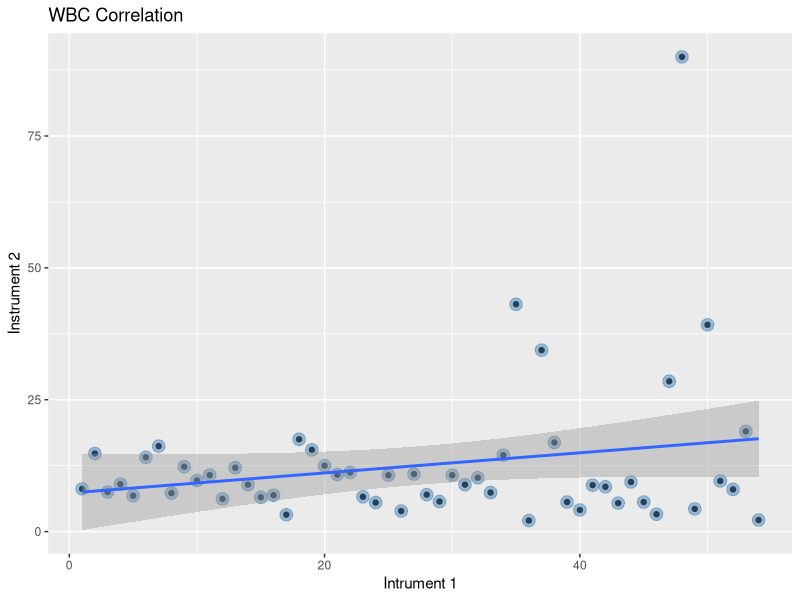

Write the R code that produced this figure. (Note: this script raises an error after producing the figure.)
# Machine Correlation or Hematology Department
# Author : Felix Barangan, MS, RN, MLS(ASCP)

install.packages("broman")
install.packages("dplyr")
install.packages("stats")

library(dplyr)
library(ggplot2)
library(stats)


getwd()

x <- read.csv("Instrument1.csv")
y <- read.csv("Instrument2.csv")

x_DF <- tbl_df(x)
y_DF <- tbl_df(y)

cv <- function(mean,sd){
        (sd/mean) *100
}


cnamesx <- names(x)
# add Instrument "X" to header to indicate instrument 1

for (i in seq_along(cnamesx)) {
        colnames(x_DF)[i] <- paste(cnamesx[i],"Intrument1", sep = "")
        colnames(x_DF)[1] = "sample"
}

# add Instrument "X" to header to indicate instrument 1

for (i in seq_along(cnamesx)) {
        colnames(y_DF)[i] <- paste(cnamesx[i],"Instrument2", sep = ".")
        colnames(y_DF)[1] = "sample"
}

mergeData_ <- merge(x_DF, y_DF, by = "sample")


g <- qplot( WBCIntrument1, WBC.Instrument2, data = mergeData_ )

p  <- g + geom_point(color = "steelblue", size= 4, alpha = 1/2) + geom_smooth(method = "lm") + labs (title = paste(names(x)[2], "Correlation", sep = " ")) + labs(x = "Intrument 1") + labs(y = "Instrument 2")
print(p)

# Calculating Error index
# will need to consider this 0.15 as possible user input
EI <- mergeData_ %>%
        mutate(Error_Index = round(((mergeData_$WBC.Instrument2 - mergeData_$WBCIntrument1)/ mergeData_$WBCIntrument1) / 0.15, 3),
               aveEI_Vector_ = round(ave(as.vector(as.vector(EI$Error_Index))),3),
               biasWBC = WBC.Instrument2 - EI$WBCIntrument1,
               actualpercentBias =  (biasWBC / WBCIntrument1)*100,
               aveActualpercentBias = mean(actualpercentBias))

EI_Vector_ <- as.vector(as.vector(EI$Error_Index))
ave_EI <- sum(EI_Vector_)/ length(EI_Vector_)
abs.ave_EI <-  abs(ave_EI)
###-----


#Code for bias y-x

biasWBC_Vector <- as.vector(as.vector(EI$biasWBC))
ave_biasWBC_Vector <- sum(biasWBC_Vector)/ length(biasWBC_Vector)
abs.ave_biasWBC_Vector <-  abs(ave_biasWBC_Vector)


###---------


##---Start Average of Analyte in question----
meanEIbiasWBC <- mean(EI$biasWBC)
sdEIbiasWBC <- sd(EI$biasWBC)

cvWBC.Instrument2 <- cv(mean = meanEIbiasWBC, sd=sdEIbiasWBC)
abs.cvWBC.Instrument2 <- abs(cvWBC.Instrument2)


##---End------

sigmaDecisionChart <- (15 - abs.ave_biasWBC_Vector) / cvWBC.Instrument2


# Calculating for the Error Index
WBCStats <- cor.test(mergeData_$WBCIntrument1, mergeData_$WBC.Instrument2)
WBCStats
WBCDdeming <- Deming(mergeData_$WBCIntrument1, mergeData_$WBC.Instrument2)
WBCDdeming

WBCcoef <- coef(lm(WBCIntrument1 ~ WBC.Instrument2, data = mergeData_))

WBCcoef


# Plot the error index

EIplot <- qplot(WBCIntrument1, Error_Index, data = EI)

ErrorIndexplot <- EIplot + geom_point(color = "steelblue", size = 4, alpha = 1/2)  +labs(title= "Error Index") + geom_hline(yintercept = EI$aveEI_Vector_ ) + labs(x = paste(names(x)[2])) + labs(y = "Error Index (X-Y")

print(ErrorIndexplot)

# Plot actual  x-y bias to represent the 15 % TEa for WBC
upperLimitTEa <- 15
lowerLimitTea <- -15


actualBiasWithRange <- qplot(WBCIntrument1, actualpercentBias, data = EI)

ErrorIndexplot <- actualBiasWithRange + geom_point(color = "red", size = 2, alpha = 1/2)  +labs(title= "Actual Bias with TEa Range") + geom_hline(yintercept = upperLimitTEa, size=1 ) + geom_hline(yintercept = lowerLimitTea, size = 1 ) + geom_hline(yintercept = EI$aveActualpercentBias, color = "steelblue" ) + labs(x = paste(names(x)[2])) + labs(y = "Actual Bias(Y-X")

print(ErrorIndexplot)

# Data
showWBC <- EI %>%
        select(sample, WBCIntrument1,  WBC.Instrument2,  biasWBC, actualpercentBias, Error_Index)

# 166 cv
#
#Reference
## https://www.aacc.org/publications/cln/articles/2013/september/total-analytic-error
#3 Notes = Sigma MEtric = (%TEa - % Bias)/ %CV
# https://www.westgard.com/clia.htm
# CV = (sd/mean) * 100
